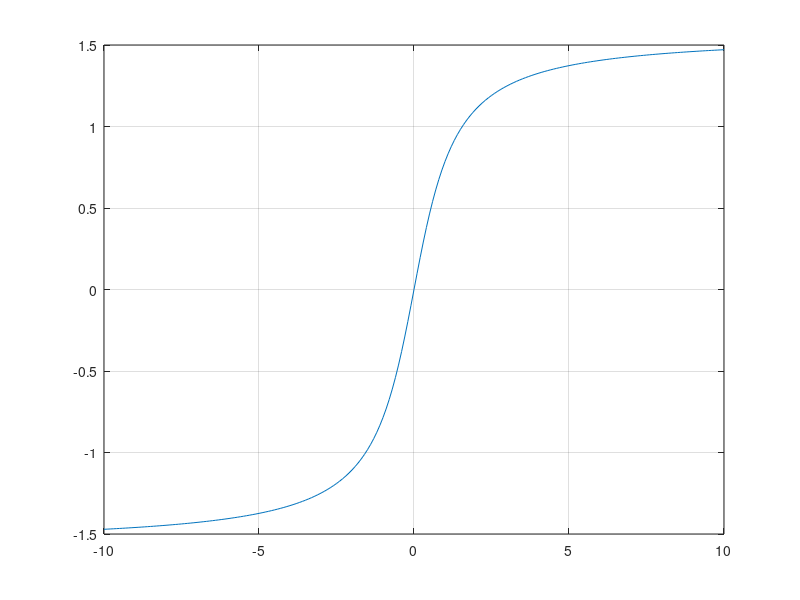
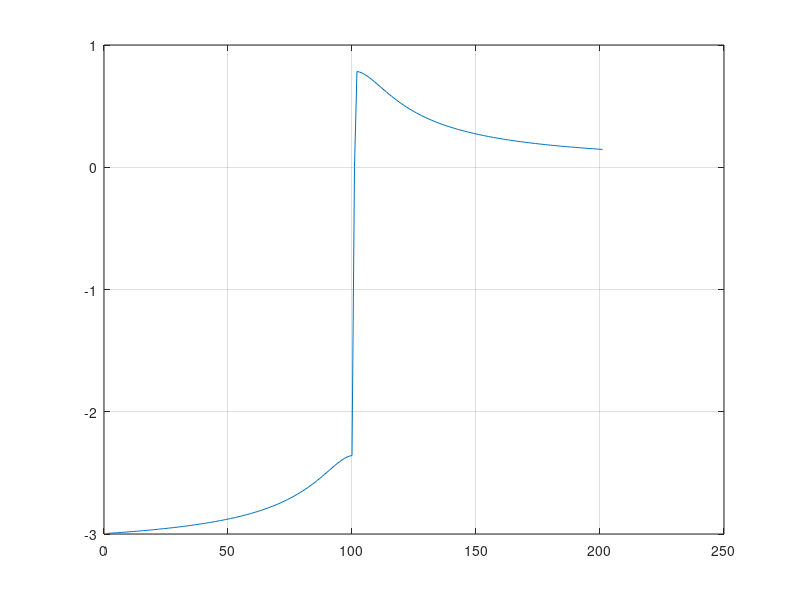
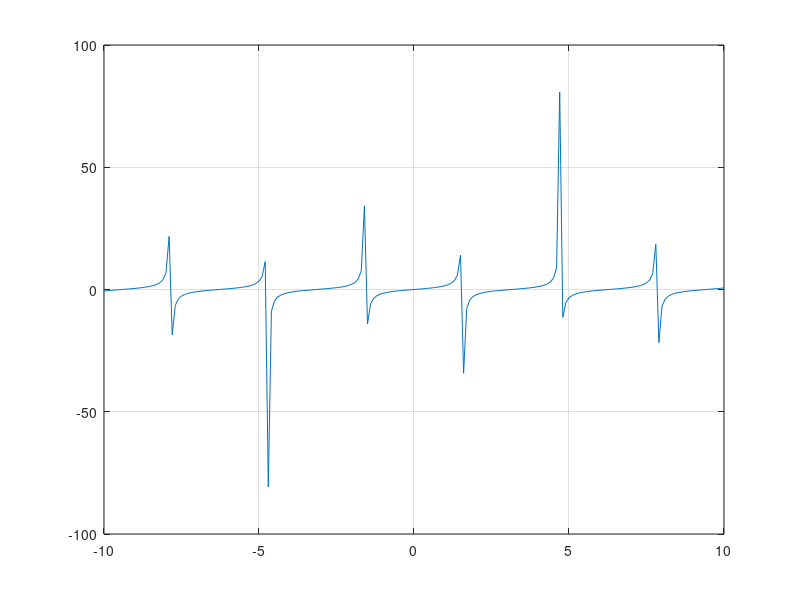

Here is the MATLAB script that generated these plots, in order:
x=-10:.1:10;
y=atan(x);
z=atan2(y,x);
k=tan(x);


figure %atan
plot(x,y);
grid on;

figure %atan2
plot(z);
grid on;

figure %tan
plot(x,k);
grid on;